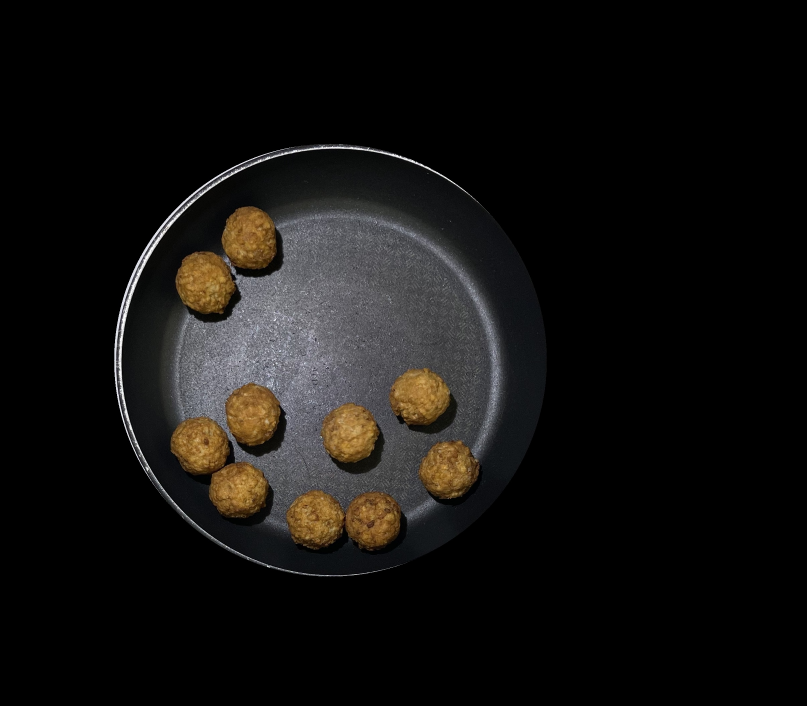
#> input picture Pan_recognition/balls/IMG_3580.jpg, 2420 x 2118 px, found by its file name (shown at 1/3 size)
$ python threshold_meatball.py
#> lines starting #> are read from the running program, lines starting #| are printed output that depends on the picture; after the words box and inside, x2 and y2 are one past the last pixel; in counts of white or black regions, pixels touching at a corner belong together
import cv2
import numpy as np

path = "C:/Users/Jurg Verhoeven/Documents/Cook3r/Git/Cook3r/Pan_recognition/balls"
imageName = "IMG_3580.jpg"

original = cv2.imread(path+"/"+imageName)
#> original is the input picture: shape (2118, 2420, 3); mean B, G, R 15.9, 17.5, 19

cv2.namedWindow("Original", cv2.WINDOW_NORMAL)
cv2.resizeWindow("Original", 500, 500)
cv2.imshow("Original", original)

# 52 183 67
# 70 230 110

ORANGE_MAX = np.array([0, 60, 0],np.uint8)
ORANGE_MIN = np.array([179, 255, 255],np.uint8)

hsv = cv2.cvtColor(original, cv2.COLOR_BGR2HSV)
#> hsv: shape (2118, 2420, 3); mean H, S, V 21.8, 15.6, 19.9
mask = cv2.inRange(hsv, (0, 100 , 0), (179, 255, 255))
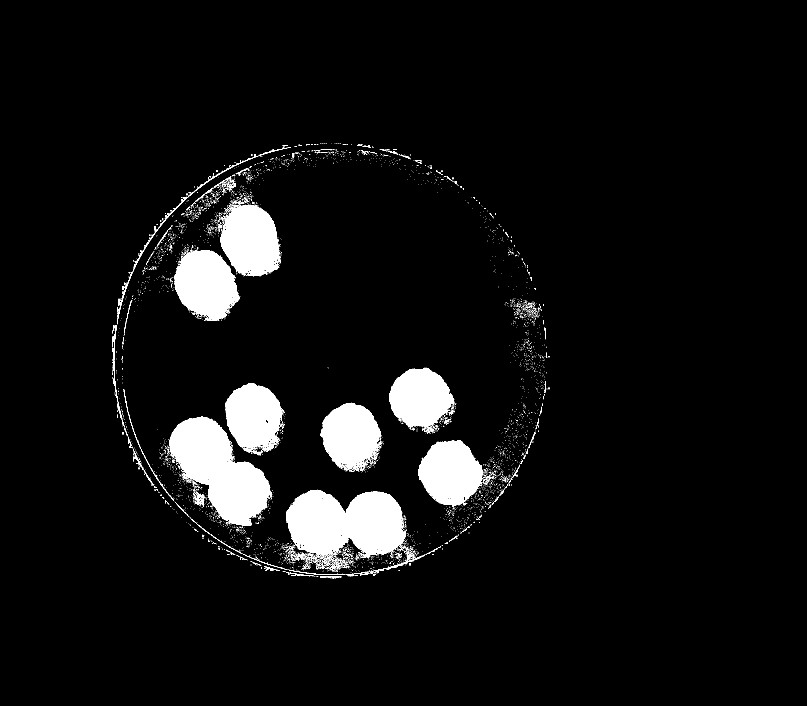
#> mask: shape (2118, 2420) (shown at 1/3 size); 5.7% white; 5788 white regions (5629 under 20 px), largest, box (x1, y1, x2, y2) and area: (858, 1469, 1217, 1674) 53422, (509, 1250, 817, 1578) 52245, (523, 751, 720, 963) 29004
result = cv2.bitwise_and(original, original, mask=mask)
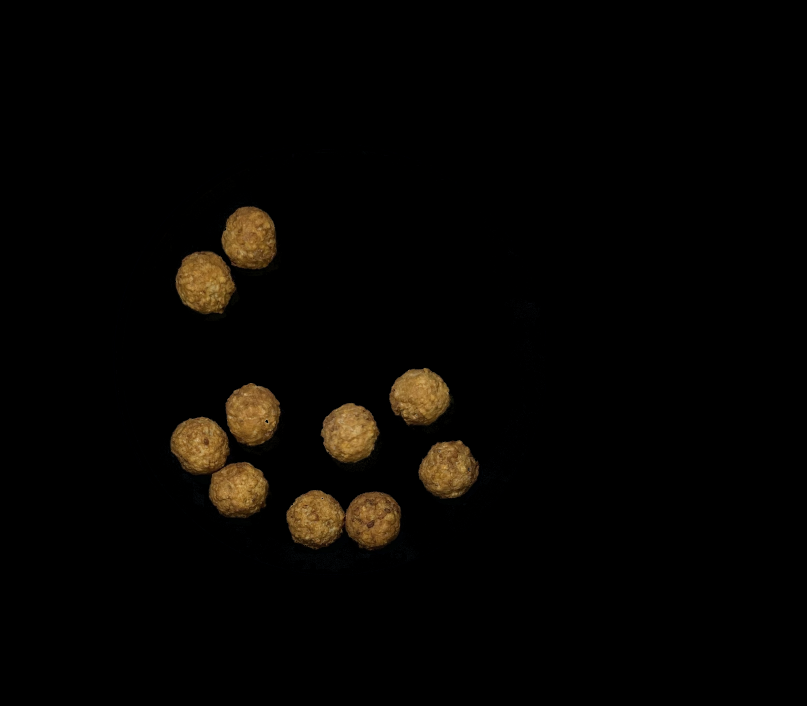
#> result: shape (2118, 2420, 3) (shown at 1/3 size); mean B, G, R 2, 4.3, 6

cv2.namedWindow("test", cv2.WINDOW_NORMAL)
cv2.resizeWindow("test", 500, 500)
cv2.imshow("test", result)

circled = result.copy()

gray = cv2.cvtColor(result, cv2.COLOR_BGR2GRAY)
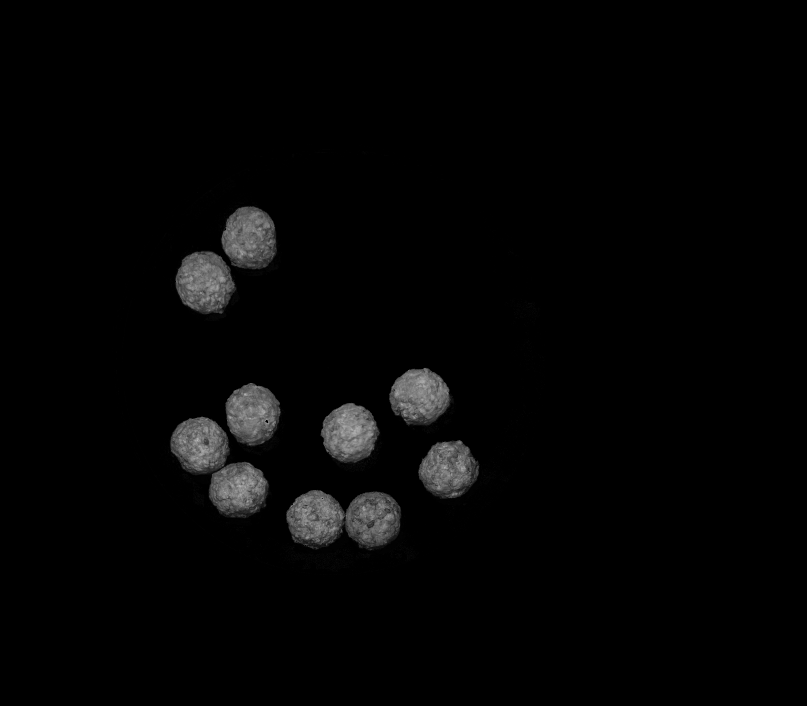
#> gray: shape (2118, 2420) (shown at 1/3 size); min 0, max 200, mean 4.5

blurred = cv2.blur(gray, (5, 5))

cv2.namedWindow("threshold", cv2.WINDOW_NORMAL)
cv2.resizeWindow("threshold", 500, 500)

(ret, thresh) = cv2.threshold(blurred, 50, 255, cv2.THRESH_BINARY)
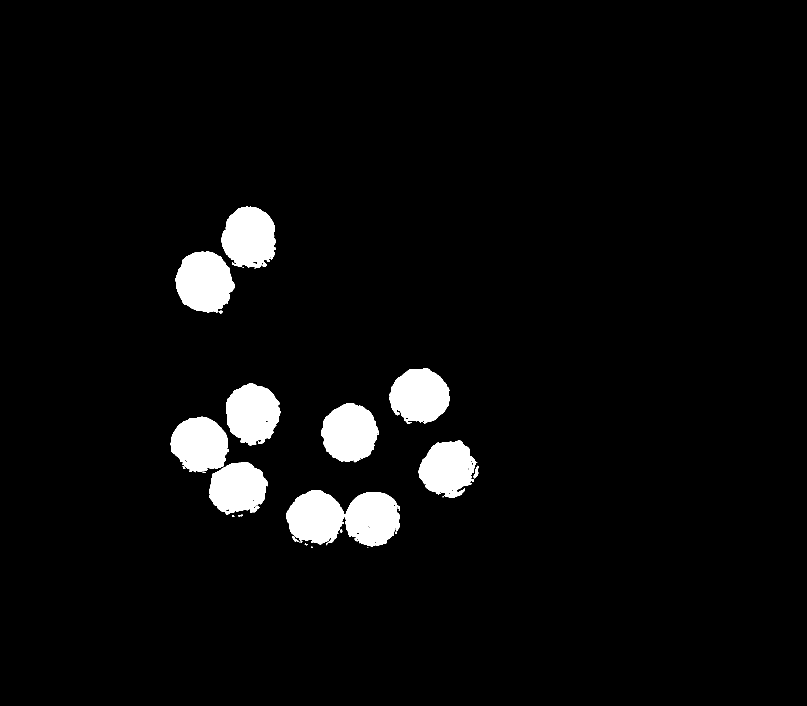
#> thresh: shape (2118, 2420) (shown at 1/3 size); 4.3% white; 30 white regions (11 under 20 px), largest, box (x1, y1, x2, y2) and area: (860, 1471, 1200, 1640) 41297, (527, 755, 704, 939) 24423, (664, 620, 828, 805) 23174

kernel = np.ones((19,19), np.uint8)

eroded = cv2.erode(thresh, kernel, iterations=1)
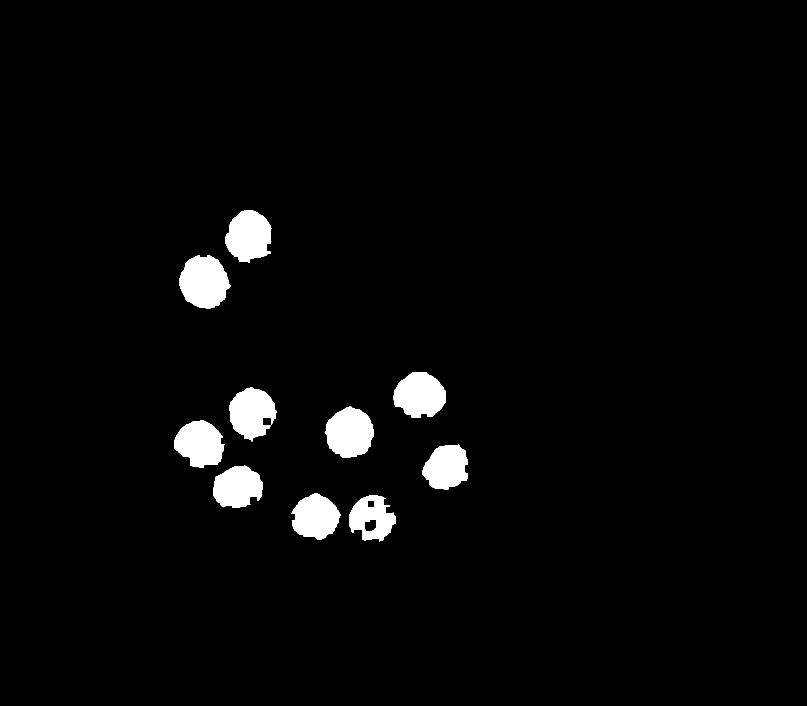
#> eroded: shape (2118, 2420) (shown at 1/3 size); 3% white; 10 white regions, largest, box (x1, y1, x2, y2) and area: (537, 765, 692, 926) 18034, (974, 1219, 1121, 1374) 16712, (675, 630, 814, 788) 16088
eroded = cv2.dilate(eroded, kernel, iterations=1)
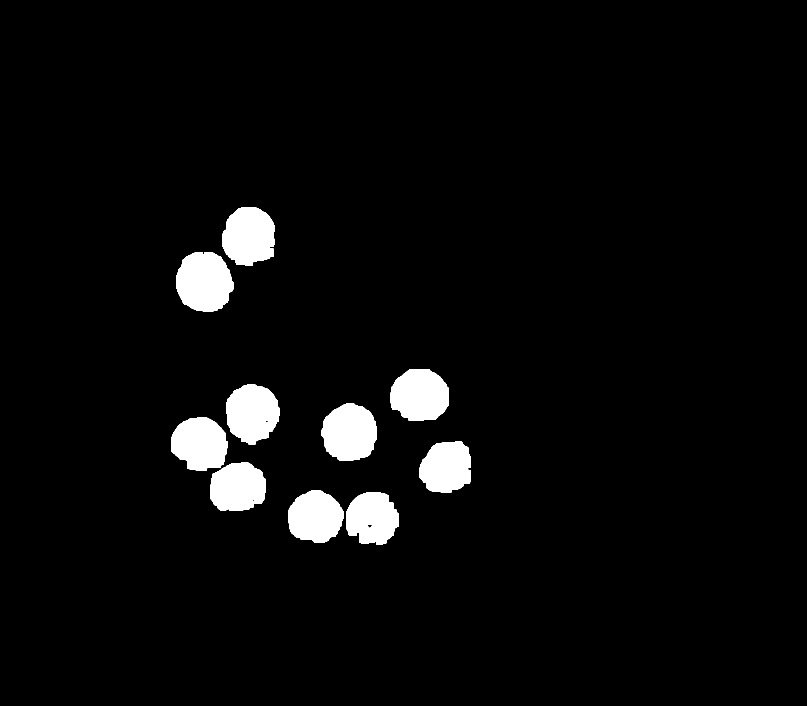
#> eroded: shape (2118, 2420) (shown at 1/3 size); 4.1% white; 10 white regions

cv2.imshow("threshold", eroded)

contours, hierarchy  = cv2.findContours(eroded, cv2.RETR_EXTERNAL, cv2.CHAIN_APPROX_NONE)
#> contours = 10 contours; largest, box (x1, y1, x2, y2) and area: (528, 756, 701, 935) 23864, (965, 1210, 1130, 1383) 22214, (666, 621, 823, 797) 21789, (678, 1152, 839, 1334) 21684, (1170, 1107, 1347, 1263) 21579
img = cv2.drawContours(circled, contours, -1, (0,255,75), 2)

print(len(contours))
#| 10

area = 0

for meatballContour in contours:
    meatballArea = cv2.contourArea(meatballContour)
    print(meatballArea)
    area += meatballArea
#> this loop made 10 passes
#> (meatballArea, area) on passes 1 to 10: (19143, 19143), (19836, 38979), (19527.5, 58506.5), (18886.5, 77393), (20727, 98120), (22214, 120334), (21684, 142018), (21579, 163597), (23863.5, 187460.5), (21789, 209249.5)
#| 19143.0
#| 19836.0
#| 19527.5
#| 18886.5
#| 20727.0
#| 22214.0
#| 21684.0
#| 21579.0
#> (further printed lines are left out)
#> after the loop, area = 209249.5

print(area)
#| 209249.5

cv2.namedWindow("Circles", cv2.WINDOW_NORMAL)
cv2.resizeWindow("Circles", 500, 500)
cv2.imshow("Circles", circled)

cv2.waitKey(0)
